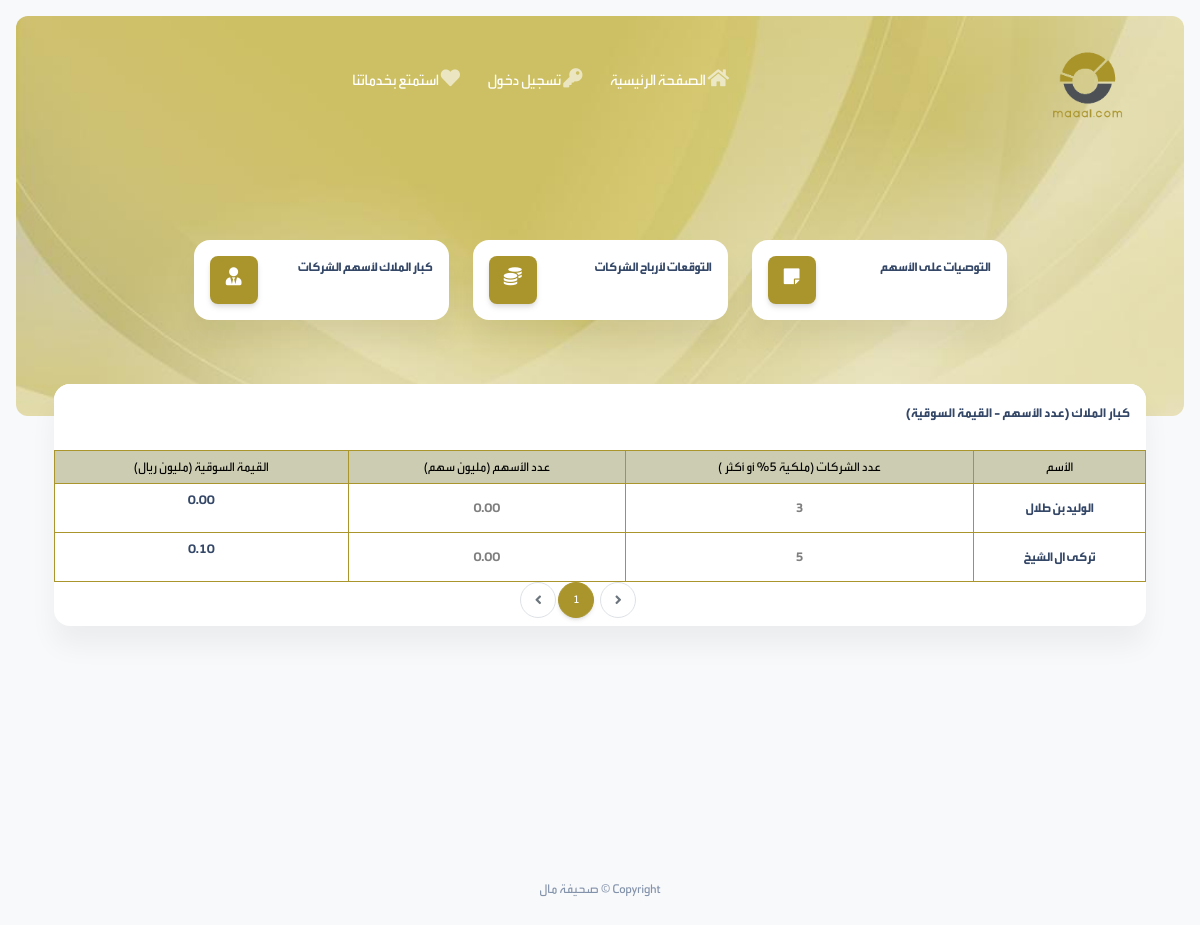
Page /owners/all/seniors on the committed database.
### owners/models.py (models this page shows, shortened)
class SeniorOwner(models.Model):
    name = models.CharField(max_length=255, null=True, blank=True)
    description = models.TextField(null=True, blank=True)
    @property
    def NumberOfCompanies(self):
        num = 0
        for comp in self.companies_related.all():
            num += 1
        return num
    @property
    def numberOfArrows(self):
        num = 0
        for comp in self.companies_related.all():
            num += comp.total_arrows_owned
        return num/1000000
    @property
    def TotalPriceArrows(self):
        price = 0
        for num in self.companies_related.all():
            price  +=  num.company.arrow_value * num.total_arrows_owned
        return price/1000000

class CompaniesArrow(models.Model):
    company = models.ForeignKey(FinicialCompany, on_delete=models.CASCADE, related_name="owners_arrow", blank=True)
    owner = models.ForeignKey(SeniorOwner, on_delete=models.CASCADE, related_name="companies_related", blank=True)
    ownRatio = models.FloatField(default=1)
    totalOwnRatioToday = models.FloatField(default=1)
    totalOwnRatioYesterday = models.FloatField(default=1)
    total_arrows_owned = models.BigIntegerField(default=0)
    date = models.DateField(null=True, blank=True)
    OWNER_TYPES = (
        (1, 'فرد'),
        (2, 'شركة'),
        (3, 'مؤسسة حكومية'),
    )
    owner_type = models.SmallIntegerField(null=True, blank=True,choices=OWNER_TYPES)

### office/models.py (models this page shows, shortened)
class FinicialCompany(models.Model):
    logo = models.ImageField(null=True, blank=True, upload_to='logos/')
    name = models.CharField(max_length=255, null=True, blank=True)
    category = models.ForeignKey(CompanyCategory, on_delete=models.SET_NULL, null=True, blank=True)
    EmpEntered = models.ForeignKey(User, on_delete=models.SET_NULL, null=True, blank=True)
    link = models.URLField(null=True, blank=True)
    total_arrows = models.FloatField(null=True, blank=True)
    arrow_value = models.FloatField(null=True, blank=True)
    class Meta:
        indexes = [
            models.Index(fields=['name', 'category', ])
        ]

### owners/views.py (the view)
# urls.py: path('all/seniors', views.AllSeniorArrowsUser.as_view(), name='arrows-sen-users'),
class AllSeniorArrowsUser(View):
    def get(self, request):
        arrows_page = SeniorOwner.objects.all().order_by('-pk')[:8]
        paginator = Paginator(arrows_page, 8)
        page_number = request.GET.get('page')
        seniorArrows = paginator.get_page(page_number)
        return render(request, 'owners/ownerseniorlist.html',context={"data":seniorArrows})

### owners/templates/owners/ownerseniorlist.html
{% extends 'masterpage.html' %} {% load static %} {% block title %} صحفية مال {% endblock title %} {% block body %}
<section class="min-vh-85 mb-8">
  <div
    class="page-header align-items-start min-vh-50 pt-5 pb-11 m-3 border-radius-lg"
    style="background-image: url('../../../static/images/maalbg.jpeg')"
  >
    <div class="container">
      <div class="row justify-content-center">
        <div class="col-lg-5 text-center mx-auto pt-lg-5"></div>
      </div>
    </div>
  </div>
  <div class="container">
    <div class="row mt-lg-n10 mt-md-n11 mt-n10 justify-content-center">
      {% include 'partials/menus/_mainMenu.html' %}
    </div>
    <div class="row pt-lg-3 pt-3 pb-3">
      <div class="col-12 col-xl-12 pt-5">
        <div class="card h-100">
          <div class="card-header pb-0 p-3">
            <h6 class="mb-0">كبار الملاك (عدد الأسهم - القيمة السوقية)</h6>
          </div>
          <div class="card-body px-0 pb-2">
            {% include 'partials/_ownerTable.html' with arrows=data %}
            {% include 'partials/_pagination.html' with page_obj=data %}
          </div>
        </div>
      </div>
    </div>
  </div>
</section>
{% endblock body %}

### templates/partials/_ownerTable.html (shortened to what this page needs)
{% load humanize %}
<table style="margin:0 auto;"
       class="table table-bordered align-items-center mb-auto">
       <thead class="text_black">
        <tr>
            <th class="text-center text-xxs" style="width:auto;">
                الأسم
            </th>
            <th class="text-center text-xxs" style="width:auto;">
                عدد الشركات (ملكية 5% أو أكثر )
            </th>
            <th class="text-center text-xxs" style="width: auto;">
عدد الأسهم (مليون سهم)            </th>
               <th class="text-center text-xxs" style="width: auto;">
القيمة السوقية (مليون ريال)            </th>
        </tr>
        </thead>
        <tbody>
            {% for item in arrows %}
                <tr>
                    <td class="align-middle text-center text-xxs">
                        <a href="{% url 'owner-profile' item.id %}">
                            <p class="text-xxs  mb-0">{{ item.name }}</p>
                        </a>
                    </td>
                    <td class="align-middle text-center text-xxs">
                        <p class="text-xxs  mb-0 text-black-50">{{ item.NumberOfCompanies    }}</p>
                    </td>
                    <td class="align-middle text-center text-xxs">
                        <p class="text-xxs  mb-0 text-black-50">{{ item.numberOfArrows  |floatformat:2   }}</p>
                    </td>
                    <td class="align-middle text-center text-xxs">
                     <p class="text-xxs">{{ item.TotalPriceArrows |floatformat:2  |intcomma  }}</p>
                    </td>
                                </tr>
                                {% endfor %}
                                </tbody>
       </table>

### rows in the picture
SeniorOwner: name "الوليد بن طلال", NumberOfCompanies "3", numberOfArrows "0.00", TotalPriceArrows "0.00"
SeniorOwner: name "تركى ال الشيخ", NumberOfCompanies "5", numberOfArrows "0.00", TotalPriceArrows "0.10"

### other values in the picture
{{ page_obj.number }} "1"
